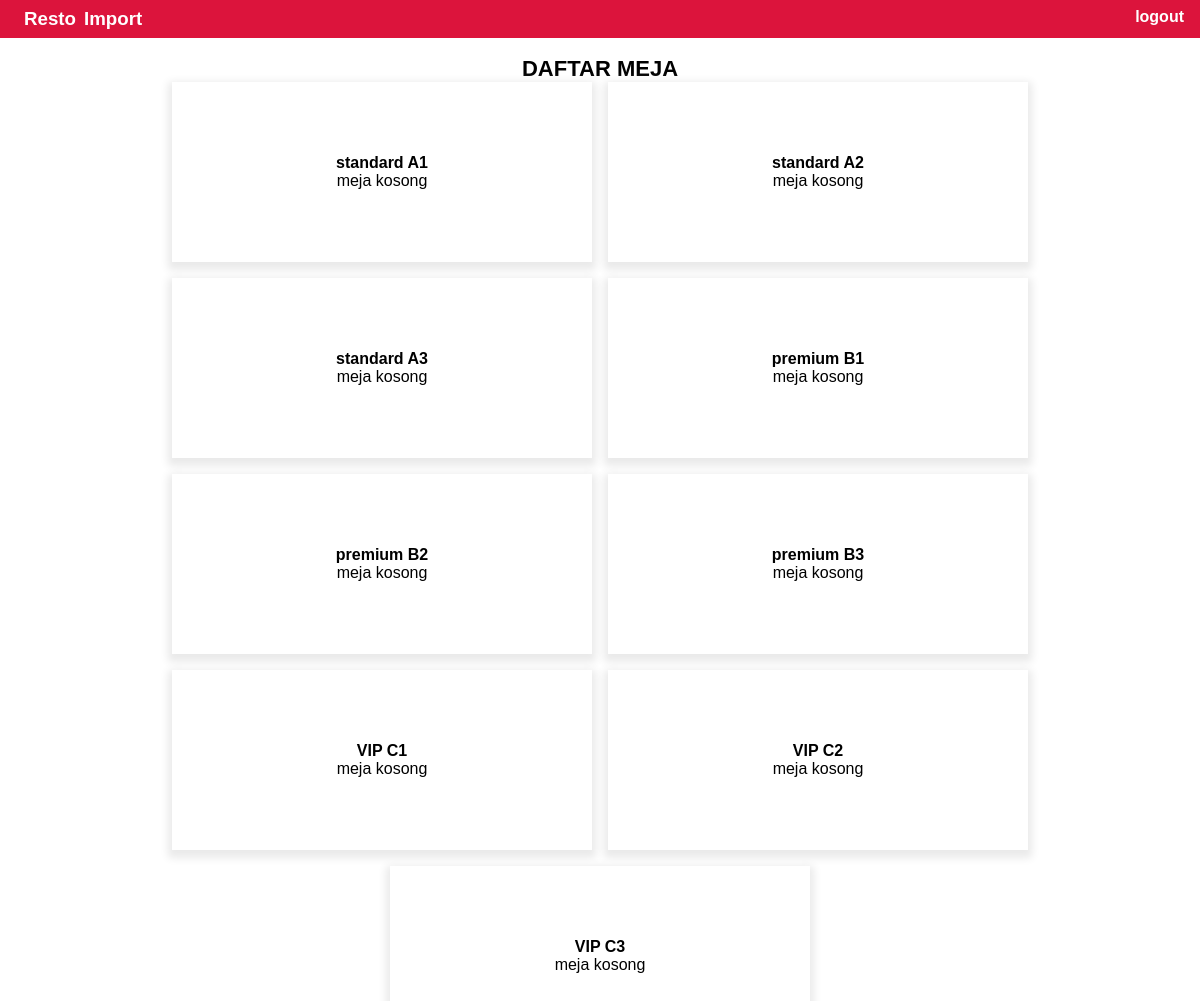
The app's page /index.php (signed in) with its own data.
### tables this page shows
CREATE TABLE `meja` (
  `id` int(11) NOT NULL,
  `no_meja` varchar(255) NOT NULL,
  `tipe_meja` varchar(255) NOT NULL DEFAULT 'standard',
  `nama_pelanggan` varchar(255) DEFAULT NULL,
  `jumlah_orang` int(2) DEFAULT NULL
);

### index.php (the view, shortened to what this page needs)
<?php
  require_once "services/database.php";
  $select_meja_query = "SELECT * FROM meja";
  $select_meja = $db->query($select_meja_query);
?>
<!DOCTYPE html>
<html lang="en">
<head>
  <link rel="stylesheet" href="style.css">
</head>
<body>
  <?php include("layouts/header.php")?>
  <br>
  <h1 align="center">DAFTAR MEJA</h1>
  <div class="container">
    <?php
    foreach ($select_meja as $meja) {
    ?>
    <div class="card" onclick="goToMeja(`<?= $meja['no_meja'] ?>`, `<?= $meja['nama_pelanggan'] ?>`)">
      <b><?= $meja['tipe_meja'] ." ". $meja['no_meja']; ?></b>
      <p>
        <?= $meja['nama_pelanggan'] == NULL && $meja['jumlah_orang'] == NULL ? "meja kosong" :
         $meja['nama_pelanggan']." ". $meja['jumlah_orang']. " orang"?>
      </p>
    </div>
     <?php }?>
  </div>
</body>
</html>

### layouts/header.php
<header>
  <div>
    <ul>
      <li><h3><a href="index.php">Resto </a></h3></li>
      <li> <h3><a href="report.php">Import</a></h3></li>
    </ul>
  </div>
  <div>
    <?php
      if(isset($_SESSION['is_login'])){
        echo "<a href='logout.php'>logout</a>";
      }else{
        echo "<a href='login.php'>login</a>";
      }
    ?>
  </div>
</header>

### style.css (style rules this page uses)
*, html, body { margin: 0; padding: 0; box-sizing: border-box; }
html { font-family: Helvetica; }
header { display: flex; background-color: crimson; width: 100%; justify-content: space-between; padding: 8px 16px; }
header a, header h3, header ul { list-style: none; text-decoration: none; color: white; font-weight: 600; cursor: pointer; display: flex; }
header ul li a { margin-left: 8px; }
.container { display: flex; flex-wrap: wrap; justify-content: center; gap: 16px; }
.card { display: flex; flex-direction: column; justify-content: center; align-items: center; text-align: center; padding: 8px; width: 35%; height: 180px; cursor: pointer; box-shadow: #eaeaea 0 4px 8px 4px; }
h1 { font-size: 22px; font-weight: 600; text-align: center; }

### records on screen
meja: tipe_meja "standard", no_meja "A1", shows "meja kosong"
meja: tipe_meja "standard", no_meja "A2", shows "meja kosong"
meja: tipe_meja "standard", no_meja "A3", shows "meja kosong"
meja: tipe_meja "premium", no_meja "B1", shows "meja kosong"
meja: tipe_meja "premium", no_meja "B2", shows "meja kosong"
meja: tipe_meja "premium", no_meja "B3", shows "meja kosong"
meja: tipe_meja "VIP", no_meja "C1", shows "meja kosong"
meja: tipe_meja "VIP", no_meja "C2", shows "meja kosong"
meja: tipe_meja "VIP", no_meja "C3", shows "meja kosong"
